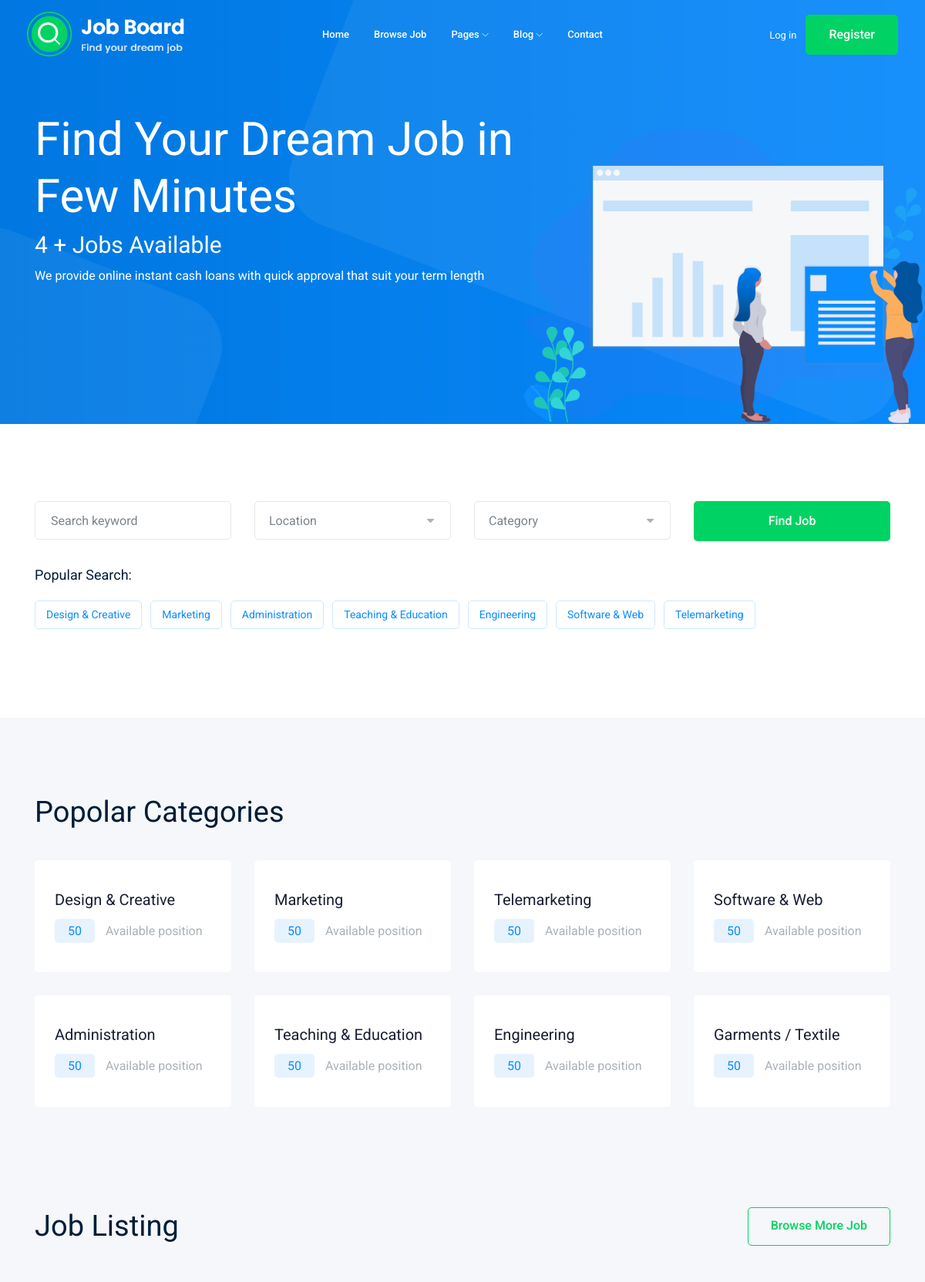
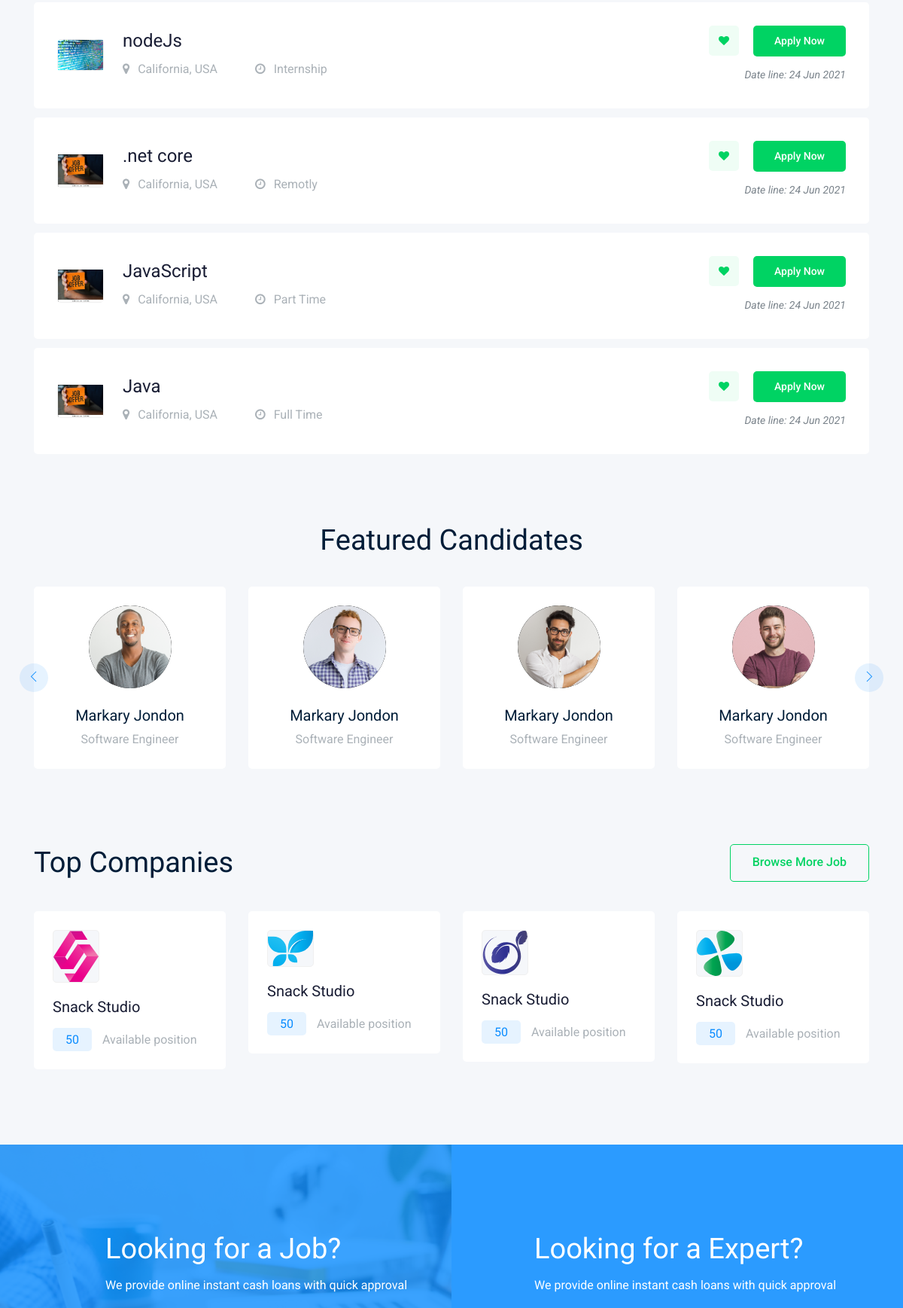
The page / (upper part) on the database its author committed (2 pictures, top to bottom).
### job/models.py (models this page shows, shortened)
class Job(models.Model):
	employer = models.ForeignKey(User,  on_delete=models.CASCADE)
	title = models.CharField(max_length=50)
	job_type = models.CharField(max_length=50,choices = jobType)
	Description = models.TextField(max_length = 1000)
	publishedAt = models.DateTimeField(auto_now=True)
	Vacancy = models.IntegerField(default=1)
	salary = models.IntegerField(default=0)
	exp = models.IntegerField(default=1)
	cat = models.ForeignKey(Category,verbose_name = "Category Name", on_delete=models.CASCADE)
	image = models.ImageField(upload_to="media/jobs/", default='media/default/job-offer-on-orange-note-260nw-752376046.jpg')
	slug = models.SlugField(blank=True,null=True)

### home/views.py (the view)
# urls.py: path("",views.home,name="blog")
def home(request):
        jobs = Job.objects.all()
        jobs = jobs[:10]
        return render(request,'home/index.html', {'jobs':jobs})

### home/templates/home/index.html (shortened to what this page needs)
{% extends 'base.html' %}
{% load static%}
{% load bootstrap4 %}
{% block headerIndex %}
    <div class="slider_area">
        <div class="single_slider  d-flex align-items-center slider_bg_1">
            <div class="container">
                <div class="row align-items-center">
                    <div class="col-lg-7 col-md-6">
                        <div class="slider_text">
                            <h3 class="wow fadeInLeft" data-wow-duration="1s" data-wow-delay=".3s">Find Your Dream Job in Few Minutes</h3>
                            <h5 class="wow fadeInLeft" data-wow-duration="1s" data-wow-delay=".2s">{{jobs|length}} + Jobs Available</h5>
                            <p class="wow fadeInLeft" data-wow-duration="1s" data-wow-delay=".4s">We provide online instant cash loans with quick approval that suit your term length</p>
                        </div>
                    </div>
                </div>
            </div>
        </div>
        <div class="ilstration_img wow fadeInRight d-none d-lg-block text-right" data-wow-duration="1s" data-wow-delay=".2s">
            <img src="img/banner/illustration.png" alt="">
        </div>
    </div>
{% endblock headerIndex %}
{% block body %}
    <div class="catagory_area">
        <div class="container">
            <div class="row cat_search">
                <div class="col-lg-3 col-md-4">
                    <div class="single_input">
                        <input type="text" placeholder="Search keyword">
                    </div>
                </div>
                <div class="col-lg-3 col-md-4">
                </div>
                <div class="col-lg-3 col-md-4">
                </div>
                <div class="col-lg-3 col-md-12">
                    <div class="job_btn">
                        <a href="#" class="boxed-btn3">Find Job</a>
                    </div>
                </div>
            </div>
            <div class="row">
                <div class="col-lg-12">
                    <div class="popular_search d-flex align-items-center">
                        <span>Popular Search:</span>
                        <ul>
                            <li><a href="#">Design & Creative</a></li>
                            <li><a href="#">Marketing</a></li>
                            <li><a href="#">Administration</a></li>
                            <li><a href="#">Teaching & Education</a></li>
                            <li><a href="#">Engineering</a></li>
                            <li><a href="#">Software & Web</a></li>
                            <li><a href="#">Telemarketing</a></li>
                        </ul>
                    </div>
                </div>
            </div>
        </div>
    </div>
    <div class="popular_catagory_area">
        <div class="container">
            <div class="row">
                <div class="col-lg-12">
                    <div class="section_title mb-40">
                        <h3>Popolar Categories</h3>
                    </div>
                </div>
            </div>
            <div class="row">
                <div class="col-lg-4 col-xl-3 col-md-6">
                    <div class="single_catagory">
                        <a href="jobs.html"><h4>Design & Creative</h4></a>
                        <p> <span>50</span> Available position</p>
                    </div>
                </div>
                <div class="col-lg-4 col-xl-3 col-md-6">
                    <div class="single_catagory">
                        <a href="jobs.html"><h4>Marketing</h4></a>
                        <p> <span>50</span> Available position</p>
                    </div>
                </div>
                <div class="col-lg-4 col-xl-3 col-md-6">
                    <div class="single_catagory">
                        <a href="jobs.html"><h4>Telemarketing</h4></a>
                        <p> <span>50</span> Available position</p>
                    </div>
                </div>
                <div class="col-lg-4 col-xl-3 col-md-6">
                    <div class="single_catagory">
                        <a href="jobs.html"><h4>Software & Web</h4></a>
                        <p> <span>50</span> Available position</p>
                    </div>
                </div>
                <div class="col-lg-4 col-xl-3 col-md-6">
                    <div class="single_catagory">
                        <a href="jobs.html"><h4>Administration</h4></a>
                        <p> <span>50</span> Available position</p>
                    </div>
                </div>
                <div class="col-lg-4 col-xl-3 col-md-6">
                    <div class="single_catagory">
                        <a href="jobs.html"><h4>Teaching & Education</h4></a>
                        <p> <span>50</span> Available position</p>
                    </div>
                </div>
                <div class="col-lg-4 col-xl-3 col-md-6">
                    <div class="single_catagory">
                        <a href="jobs.html"><h4>Engineering</h4></a>
                        <p> <span>50</span> Available position</p>
                    </div>
                </div>
                <div class="col-lg-4 col-xl-3 col-md-6">
                    <div class="single_catagory">
                        <a href="jobs.html"><h4>Garments / Textile</h4></a>
                        <p> <span>50</span> Available position</p>
                    </div>
                </div>
            </div>
        </div>
    </div>
    <div class="job_listing_area">
        <div class="container">
            <div class="row align-items-center">
                <div class="col-lg-6">
                    <div class="section_title">
                        <h3>Job Listing</h3>
                    </div>
                </div>
                <div class="col-lg-6">
                    <div class="brouse_job text-right">
                        <a href="jobs.html" class="boxed-btn4">Browse More Job</a>
                    </div>
                </div>
            </div>
            <div class="job_lists">
                <div class="row">
			{% for job in jobs %}
			<div class="col-lg-12 col-md-12">
			    <div class="single_jobs white-bg d-flex justify-content-between">
				<div class="jobs_left d-flex align-items-center">
				    <div class="thumb">
					<img src="{{job.image.url}}" width="60px" alt="">
				    </div>
				    <div class="jobs_conetent">
					<a href="{% url 'jobs:jobDetail' job.slug %}"><h4>{{job.title}}</h4></a>
					<div class="links_locat d-flex align-items-center">
					    <div class="location">
						<p> <i class="fa fa-map-marker"></i> California, USA</p>
					    </div>
					    <div class="location">
						<p> <i class="fa fa-clock-o"></i> {{job.job_type}}</p>
					    </div>
					</div>
				    </div>
				</div>
				<div class="jobs_right">
				    <div class="apply_now">
					<a class="heart_mark" href="#"> <i class="fa fa-heart"></i> </a>
					<a href="{% url 'jobs:jobDetail' job.slug %}" class="boxed-btn3">Apply Now</a>
				    </div>
				    <div class="date">
					<p>Date line: {{job.publishedAt |date:'d M o'}}</p>
				    </div>
				</div>
			    </div>
			</div>
			{% endfor %}
                </div>
            </div>
        </div>
    </div>
    <div class="featured_candidates_area">
        <div class="container">
            <div class="row">
                <div class="col-lg-12">
                    <div class="section_title text-center mb-40">
                        <h3>Featured Candidates</h3>
                    </div>
                </div>
            </div>
            <div class="row">
                <div class="col-lg-12">
                    <div class="candidate_active owl-carousel">
                        <div class="single_candidates text-center">
                            <div class="thumb">
                                <img src="{% static 'img/candiateds/1.png'%}" alt="">
                            </div>
                            <a href="#"><h4>Markary Jondon</h4></a>
                            <p>Software Engineer</p>
                        </div>
                        <div class="single_candidates text-center">
                            <div class="thumb">
                                <img src="{% static 'img/candiateds/2.png'%}" alt="">
                            </div>
                            <a href="#"><h4>Markary Jondon</h4></a>
                            <p>Software Engineer</p>
                        </div>
                        <div class="single_candidates text-center">
                            <div class="thumb">
                                <img src="{% static 'img/candiateds/3.png" alt="">
                            </div>
                            <a href="#"><h4>Markary Jondon</h4></a>
                            <p>Software Engineer</p>
                        </div>
                        <div class="single_candidates text-center">
                            <div class="thumb">
                                <img src="{% static 'img/candiateds/4.png'%}" alt="">
                            </div>
                            <a href="#"><h4>Markary Jondon</h4></a>
                            <p>Software Engineer</p>
                        </div>
                    </div>
                </div>
            </div>
        </div>
    </div>
    <div class="top_companies_area">
        <div class="container">
            <div class="row align-items-center mb-40">
                <div class="col-lg-6 col-md-6">
                    <div class="section_title">
                        <h3>Top Companies</h3>
                    </div>
                </div>
                <div class="col-lg-6 col-md-6">
                    <div class="brouse_job text-right">
                        <a href="jobs.html" class="boxed-btn4">Browse More Job</a>
                    </div>
                </div>
            </div>
            <div class="row">
                <div class="col-lg-4 col-xl-3 col-md-6">
                    <div class="single_company">
                        <div class="thumb">
                            <img src="{% static 'img/svg_icon/5.svg'%}" alt="">
                        </div>
                        <a href="jobs.html"><h3>Snack Studio</h3></a>
                        <p> <span>50</span> Available position</p>
                    </div>
                </div>
                <div class="col-lg-4 col-xl-3 col-md-6">
                    <div class="single_company">
                        <div class="thumb">
                            <img src="{% static 'img/svg_icon/4.svg'%}" alt="">
                        </div>
                        <a href="jobs.html"><h3>Snack Studio</h3></a>
                        <p> <span>50</span> Available position</p>
                    </div>
                </div>
                <div class="col-lg-4 col-xl-3 col-md-6">
                    <div class="single_company">
                        <div class="thumb">
                            <img src="{% static 'img/svg_icon/3.svg'%}" alt="">
                        </div>
                        <a href="jobs.html"><h3>Snack Studio</h3></a>
                        <p> <span>50</span> Available position</p>
                    </div>
                </div>
                <div class="col-lg-4 col-xl-3 col-md-6">
                    <div class="single_company">
                        <div class="thumb">
                            <img src="{% static 'img/svg_icon/1.svg'%}" alt="">
                        </div>
                        <a href="jobs.html"><h3>Snack Studio</h3></a>
                        <p> <span>50</span> Available position</p>
                    </div>
                </div>
            </div>
        </div>
    </div>
    <div class="job_searcing_wrap overlay">
        <div class="container">
            <div class="row">
                <div class="col-lg-5 offset-lg-1 col-md-6">
                    <div class="searching_text">
                        <h3>Looking for a Job?</h3>
                        <p>We provide online instant cash loans with quick approval </p>
                    </div>
                </div>
                <div class="col-lg-5 offset-lg-1 col-md-6">
                    <div class="searching_text">
                        <h3>Looking for a Expert?</h3>
                        <p>We provide online instant cash loans with quick approval </p>
                    </div>
                </div>
            </div>
        </div>
    </div>
{% endblock body %}

### templates/base.html (style rules this page uses)
.thumb { background-image: initial; background-color: rgb(28, 31, 32); border-color: rgb(52, 57, 59); padding: 0px !important; width: fit-content !important; height: fit-content !important; }
.thumb img { width:60px; }

### rows shown on the page
Job: image (picture), title "nodeJs", job_type "Internship", publishedAt "24 Jun 2021"
Job: image (picture), title ".net core", job_type "Remotly", publishedAt "24 Jun 2021"
Job: image (picture), title "JavaScript", job_type "Part Time", publishedAt "24 Jun 2021"
Job: image (picture), title "Java", job_type "Full Time", publishedAt "24 Jun 2021"

### other values the page prints
{{ jobs|length }} "4"
